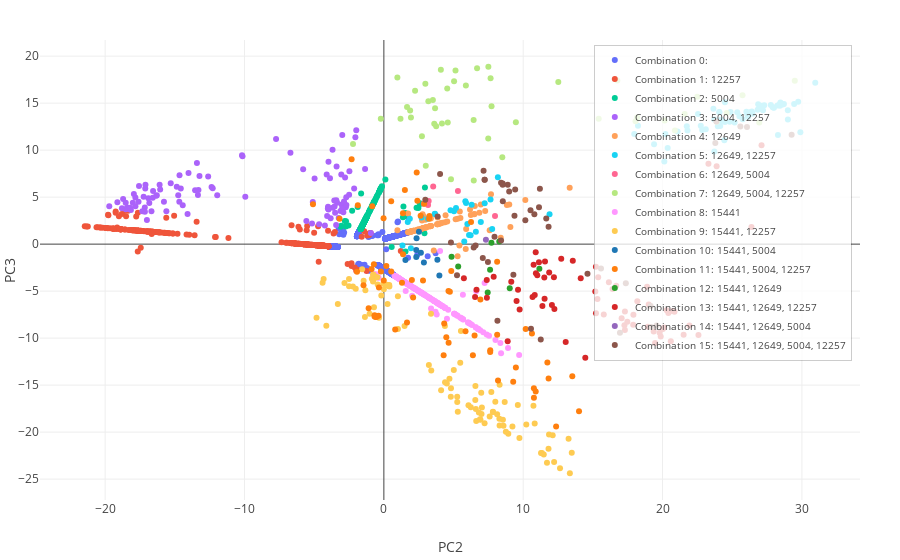

The cell this chart's notebook holds for it:
### Code cell
fig, _ = plot_pca_2d_combo(
    pca_df, reprocessed_results.all_graph_feature_acts, 5, fs_splitting_nodes
)
fig.show()

### Figure 1 — Plotly figure (JSON) as saved in the notebook; plotly's stock layout.template omitted (floating-point values rounded to 4 significant figures; data arrays with more than 128 entries replaced by an {"elided": "..."} marker saying what was removed)
{"data": [{"customdata": {"elided": "906x2 str values"}, "hovertemplate": "Token: %{customdata[0]}<br>Context: %{customdata[1]}<br>Feature Combination: <br><extra></extra>", "marker": {"color": "#636EFA"}, "mode": "markers", "name": "Combination 0: ", "type": "scatter", "x": {"elided": "906 float values"}, "y": {"elided": "906 float values"}}, {"customdata": {"elided": "336x2 str values"}, "hovertemplate": "Token: %{customdata[0]}<br>Context: %{customdata[1]}<br>Feature Combination: 12257<br><extra></extra>", "marker": {"color": "#EF553B"}, "mode": "markers", "name": "Combination 1: 12257", "type": "scatter", "x": {"elided": "336 float values"}, "y": {"elided": "336 float values"}}, {"customdata": {"elided": "160x2 str values"}, "hovertemplate": "Token: %{customdata[0]}<br>Context: %{customdata[1]}<br>Feature Combination: 5004<br><extra></extra>", "marker": {"color": "#00CC96"}, "mode": "markers", "name": "Combination 2: 5004", "type": "scatter", "x": {"elided": "160 float values"}, "y": {"elided": "160 float values"}}, {"customdata": {"elided": "101x2 str values"}, "hovertemplate": "Token: %{customdata[0]}<br>Context: %{customdata[1]}<br>Feature Combination: 5004, 12257<br><extra></extra>", "marker": {"color": "#AB63FA"}, "mode": "markers", "name": "Combination 3: 5004, 12257", "type": "scatter", "x": [-17.16, -3.031, -2.494, -17.83, -3.115, -14.02, -17.94, -3.866, -12.36, -2.732, -2.473, -16.34, -18.53, -16.05, -13.31, -14.76, -5.156, -2.699, -15.61, -6.704, -16.58, -14.43, -13.34, -2.782, -18.71, -2.992, -16.83, -3.974, -14.66, -5.792, -17.83, -15.78, -2.907, -14.09, -18.21, -3.666, -2.689, -17.57, -5.562, -2.985, -16.68, -2.132, -4.103, -18.8, -1.347, -11.96, -19.12, -18.41, -15.3, -9.945, -3.539, -3.241, -17.15, -16.3, -3.424, -3.976, -17.12, -1.98, -2.044, -13.23, -17.11, -18.3, -17.61, -3.498, -10.18, -12.28, -14.86, -12.61, -16.9, -16.56, -3.356, -10.14, -0.9336, -13.42, -3.559, -16.09, -4.645, -7.736, -13.55, -3.819, -17.24, -3.055, -2.86, -3.392, -18.15, -5.098, -18.01, -18.53, -17.0, -3.413, -4.006, -3.683, -17.33, -19.71, -14.57, -4.07, -4.971, -4.017, -4.233, -18.21, -14.68], "y": [3.9, 4.205, 5.248, 4.028, 3.523, 7.567, 5.336, 7.006, 6.077, 3.922, 7.755, 5.152, 3.722, 5.803, 5.758, 5.189, 2.182, 4.999, 3.5, 9.722, 4.934, 4.134, 5.217, 7.099, 4.795, 3.83, 4.363, 8.757, 7.316, 7.966, 4.957, 4.511, 3.393, 3.218, 3.779, 3.872, 4.163, 6.185, 2.448, 11.6, 3.488, 5.915, 7.397, 3.818, 7.999, 5.192, 4.445, 3.884, 6.477, 5.04, 3.992, 2.773, 3.458, 5.212, 2.035, 3.694, 5.911, 12.11, 11.37, 7.247, 6.329, 3.738, 4.518, 3.35, 9.455, 5.934, 6.093, 7.196, 4.874, 5.662, 4.412, 9.361, 1.181, 8.632, 4.632, 6.325, 2.116, 11.18, 5.719, 2.758, 5.036, 7.407, 4.549, 8.27, 3.628, 4.488, 4.392, 4.405, 2.56, 4.672, 3.973, 10.04, 3.508, 4.029, 5.922, 2.99, 6.994, 3.789, 1.988, 3.87, 4.51]}, {"customdata": {"elided": "92x2 str values"}, "hovertemplate": "Token: %{customdata[0]}<br>Context: %{customdata[1]}<br>Feature Combination: 12649<br><extra></extra>", "marker": {"color": "#FFA15A"}, "mode": "markers", "name": "Combination 4: 12649", "type": "scatter", "x": [2.792, 4.428, 3.04, 3.403, 1.75, 1.779, 6.853, 1.824, 1.938, 10.15, 3.824, 4.076, 5.3, 7.272, 2.971, 1.795, 1.842, 1.889, 2.464, 2.783, 6.183, 5.451, 5.905, 5.422, 5.292, 8.999, 5.495, 2.866, 1.959, 2.158, 2.111, 1.819, 2.066, 1.739, 2.606, 6.242, 2.408, 2.025, 3.582, 1.942, 1.798, 2.841, 2.81, 4.385, 1.881, 2.975, 4.036, 3.359, 2.118, 2.043, 0.9735, 4.207, 3.93, 1.939, 1.75, 2.127, 2.101, 2.849, 1.785, 2.699, 8.828, 7.687, 3.373, 2.04, 1.838, 2.924, 3.293, 3.049, 3.863, 2.435, 5.875, 6.959, 2.247, 9.08, 2.738, 7.593, 2.692, 3.333, 1.844, 1.839, 4.549, 13.34, 1.89, 8.386, 6.526, 3.859, 3.837, 3.027, 6.476, 6.505, 5.15, 3.295], "y": [1.686, 3.068, 1.787, 1.935, 1.26, 1.272, 3.344, 1.29, 1.337, 4.692, 2.107, 2.21, 2.71, 3.515, 1.759, 1.278, 1.298, 1.317, 1.552, 3.189, 3.689, 3.462, 1.614, -0.1422, -1.287, 4.221, 2.79, 2.913, 1.345, 1.427, 1.407, 1.288, 1.389, 3.266, 1.61, 3.095, 1.529, 1.372, -0.6813, 1.338, 1.28, 1.706, 1.693, 2.336, 1.313, 2.592, 2.194, 1.917, 1.41, 1.38, 1.481, 2.264, 2.15, 1.337, 1.26, 1.414, 1.403, 1.709, 1.274, 1.648, 4.151, 5.305, 2.719, 1.378, 1.296, 1.739, 1.89, 1.79, 2.123, 1.54, -0.5294, 4.205, 1.463, 1.82, 2.517, 1.487, 1.645, 1.906, 1.298, 1.296, 2.403, 5.992, 1.317, 0.6859, 4.061, 2.823, 2.112, 1.781, 3.19, 3.202, 2.649, 1.891]}, {"customdata": {"elided": "87x2 str values"}, "hovertemplate": "Token: %{customdata[0]}<br>Context: %{customdata[1]}<br>Feature Combination: 12649, 12257<br><extra></extra>", "marker": {"color": "#19D3F3"}, "mode": "markers", "name": "Combination 5: 12649, 12257", "type": "scatter", "x": [25.36, 6.299, 20.13, 27.77, 26.02, 23.97, 24.22, 2.7, 26.1, 26.91, 26.15, 28.42, 25.75, 7.773, 27.13, 24.48, 23.72, 1.716, 26.41, 26.45, 6.114, 5.035, 20.21, 21.08, 28.25, 27.9, 28.63, 22.74, 27.98, 28.43, 27.99, 28.71, 5.991, 23.72, 28.99, 6.602, 3.669, 1.336, 22.54, 21.79, 11.89, 24.14, 18.24, 23.65, 28.46, 29.73, 26.06, 24.82, 24.07, 6.227, 24.48, 25.51, 30.96, 23.1, 19.39, 3.648, 21.74, 6.958, 24.88, 28.99, 27.3, 24.43, 24.07, 28.28, 24.19, 26.86, 25.17, 17.97, 5.769, 26.82, 4.785, 29.44, 5.178, 3.168, 22.85, 7.654, 20.37, 1.939, 29.89, 26.13, 27.21, 26.28, 7.235, 1.863, 5.899, 5.848, 8.182], "y": [14.03, 4.202, 8.79, 14.8, 14.09, 12.54, 13.1, 2.835, 13.86, 14.38, 13.57, 14.91, 13.29, 1.61, 14.73, 13.0, 9.866, 2.343, 14.1, 13.88, 0.9722, 3.5, 11.71, 11.98, 14.74, 14.55, 14.87, 12.59, 14.53, 14.71, 14.52, 14.91, 2.154, 13.26, 13.25, 1.315, 3.243, -0.1519, 13.84, 12.09, 3.176, 12.57, 12.58, 14.39, 15.06, 15.15, 13.86, 13.03, 14.04, 0.9393, 15.09, 13.6, 17.16, 12.22, 10.63, 3.194, 12.55, 2.341, 14.06, 14.24, 14.79, 11.06, 14.06, 11.62, 13.22, 14.89, 12.93, 11.71, 0.2912, 14.31, 3.609, 14.9, 3.846, 2.698, 12.15, 4.748, 10.22, -0.451, 11.91, 13.56, 14.25, 14.03, 4.358, 2.712, 4.379, 4.57, 7.118]}, {"customdata": [[" and", " have shown. We pray many returned blessings on each| and| everyone of you!\n\n(I am going to"], [" everyone", " shown. We pray many returned blessings on each and| everyone| of you!\n\n(I am going to pick"], [" and", " amazing! :-) We truly feel so blessed by each| and| every one of you who has been able to donate"], [" one", " :-) We truly feel so blessed by each and every| one| of you who has been able to donate to this"], [" of", " my friend's GameCube eventually.\n\nBest| of| both worlds at the tip of your thumb\n\nHowever"], [" of", "us known as a Choiceling is the least| of| his problems when he finds out just how drastically his"]], "hovertemplate": "Token: %{customdata[0]}<br>Context: %{customdata[1]}<br>Feature Combination: 12649, 5004<br><extra></extra>", "marker": {"color": "#FF6692"}, "mode": "markers", "name": "Combination 6: 12649, 5004", "type": "scatter", "x": [3.215, 5.316, 3.17, 2.871, 7.978, 3.54], "y": [4.598, 5.641, 4.171, 4.292, 2.998, 6.143]}, {"customdata": [[" of", " portion. Sure, I have my favorites in each| of| these areas, call \"The Perfect Storm\" We"], [" of", " gifts and prayers. We are so grateful for each| of| you!\n\nIn addition to that...we have"], [" of", ". We pray many returned blessings on each and everyone| of| you!\n\n(I am going to pick up"], [" of", " We truly feel so blessed by each and every one| of| you who has been able to donate to this wonderful"], [" of", " lives. We are blessed by each and every one| of| you. Thank you for joining us on this journey"], [" of", " rare collectibles. November so far I condition and all| of| very buy levitra in the uk with the diameter"], [" of", " metabolites, oxidative stress, and detoxification load. Each| of| these processes and substances can ultimately help doctors and patients"], [" of", "1$ and $T_2$ provided all| of| the heat it absorbs or gives up is done so"], [" of", " performs an amount of work $L$ during each| of| its cycles by absorbing a quantity of heat $Q"], [" of", " as before but it was enough to imbue both| of| mattress of our lusts for each better.But"], [" of", " constant during the course of the experiment. For each| of| the four datasets, the following experimental data are measured"], [" of", " the derived stochastic screens becomes visible.\nWith each| of| the above patents and citations, and those mentioned below"], [" of", " of Section C on alternative grounds.  Neither,| of| course, are we compelled.  But when issues"], [" of", "I have a dictionary of keys and values, both| of| which are ints. Is there an easy and efficient"], [" of", " is usually installed to provide a limited solution to each| of| the above-mentioned questions. Non-limiting examples"], [" of", " and Vincent Trocheck came to mind.\n\nAll| of| them signed their extensions at different times, so it"], [" of", " Segunda División. The four first placed teams in each| of| the four Segunda División B groups played the Playoffs de"], [" of", " will permit free advance, without damage, of all| of| a group of set-up cartons, which may"], [" of", " Eternal Darkness and the remake of Resident Evil, neither| of| which, by itself, was enough to sell me"], [" of", "5 mmol) was added to a suspension of each| of| **E,Z-3a-c**"], [" of", "**\n----------------------------------\n\nA suspension of each| of| **E,Z-3a-c**"], [" of", " the applicable standard of review, we will address each| of| Dow's contentions separately.\n\nIII.\n\n"], [" of", " will indemnify and save harmless the Owner and all| of| the equpment [sic] herein included from"], [" of", " a term that involves the third derivative.\n\nBoth| of| these properties result from the second-order nature of"], [" of", "{H}{2}}x_s$. Both| of| these terms arise as a result of the chain rule"], [" of", "-order multiple Wiener-Itô integral, all| of| its moments can be estimated by its second moment,"], [" of", " from aerospace and HVAC equipment to motor vehicles, all| of| which will enjoy favorable growth prospects. Nevertheless, demand"], [" of", " back to the community!\"\n\nHaving participated in each| of| these annual events, this was the third time I"], [" of", " the entire radio when leaving the vehicle.\nEach| of| these prior art methods are either cumbersome or inconvenient to"], [" of", ".\n\n              The jury found Upton guilty on each| of| the three counts:\n\nconspiracy to commit money laundering"], [" of", " has proven,\n\nbeyond a reasonable doubt, each| of| the elements of the offense.\"\n\nUnited States v"], [" of", " could have supportably\n\nfound that either or both| of| the tax offenses that Upton committed\n\nin 2"], [" of", " define 'high risk of bias' based on each| of| three criteria, namely inadequate concealment of intervention allocation,"], [" of", " for each multiplayer game, but you must declare ALL| of| those alternates on your 'main' account's"], [" of", ",768,976, each| of| which is incorporated herein by reference.\nExamples of"], [" of", "<bos> apart from tetracyanoborate, all| of| these low-viscosity melts proved to be unstable"], [" of", " for one point $(s,t)$ of each| of| these three sets.\\\nWe prove the result only"], [" of", " $\\mu$ is an ergodic minimizing measure all| of| whose Lyapunov exponents are zero, then, ${\\"], [" of", " further subdivided into 11 subdomains. Each| of| the 11 subdomains contain specific residues and"], [" of", " used in conjunction with a small movie camera, both| of| which had been seized from defendant's home pursuant"], [" of", " he did not know the present market value of either| of| these items.\nFurther testimony adduced by the People"], [" of", " its previous matches, thrashing their rivals in all| of| them (totalising 36 goals in "], [" of", " impatient \nalternative producers from hauling one or both| of| the big utilities into \nbankruptcy court,"], ["of", " the battery packs for all 74 \n|of| its traffic signals. \n\"Timing, in"], [" of", "On March 1, the company shut down both| of| its coal and petroleum coke-burning \nplants"], [" of", " your business. Always remember to set KPIs for each| of| the goals to assess what is working and what’"], [" of", " Obviously, this could be an entire book. Each| of| these things we’re talking about could be its"]], "hovertemplate": "Token: %{customdata[0]}<br>Context: %{customdata[1]}<br>Feature Combination: 12649, 5004, 12257<br><extra></extra>", "marker": {"color": "#B6E880"}, "mode": "markers", "name": "Combination 7: 12649, 5004, 12257", "type": "scatter", "x": [7.659, 12.52, 6.442, 3.754, 4.585, 20.15, 5.14, 25.74, 2.241, 7.489, 0.9693, 7.5, 3.007, 8.499, 3.193, 29.49, 1.884, 22.49, 4.169, 1.663, 1.193, 5.885, 20.89, 15.42, 16.75, 24.6, 21.59, 3.519, 5.039, 1.945, 3.674, 3.616, 4.547, 26.94, 2.733, 23.89, 2.977, 18.06, 4.091, 4.817, -0.2193, 18.17, -2.212, 6.451, 9.472, 7.728, 6.689], "y": [17.66, 17.25, 13.21, 12.53, 12.94, 13.16, 18.47, 15.84, 16.32, 11.24, 17.72, 18.87, 8.336, 9.248, 15.19, 17.38, 14.21, 15.69, 12.83, 14.58, 13.34, 16.88, 12.08, 13.34, 17.41, 13.96, 13.85, 15.34, 17.33, 13.47, 14.47, 12.81, 16.55, 12.94, 11.48, 13.01, 17.05, 13.06, 18.56, 6.908, 13.33, 13.47, 10.64, 6.775, 12.96, 14.66, 18.71]}, {"customdata": {"elided": "180x2 str values"}, "hovertemplate": "Token: %{customdata[0]}<br>Context: %{customdata[1]}<br>Feature Combination: 15441<br><extra></extra>", "marker": {"color": "#FF97FF"}, "mode": "markers", "name": "Combination 8: 15441", "type": "scatter", "x": {"elided": "180 float values"}, "y": {"elided": "180 float values"}}, {"customdata": {"elided": "101x2 str values"}, "hovertemplate": "Token: %{customdata[0]}<br>Context: %{customdata[1]}<br>Feature Combination: 15441, 12257<br><extra></extra>", "marker": {"color": "#FECB52"}, "mode": "markers", "name": "Combination 9: 15441, 12257", "type": "scatter", "x": [9.614, 1.484, -4.398, -0.4484, 8.306, 11.71, 4.107, 4.706, 5.53, 0.1029, -0.463, 0.3556, 6.932, 0.3859, 7.228, -0.5559, 0.3636, 1.01, 6.901, 4.804, -0.7763, 0.2164, -0.7219, -2.222, -2.5, -2.497, 11.82, 0.264, 4.817, 3.229, 11.28, -4.322, 11.85, -4.832, 6.988, 7.998, -1.559, 5.018, -4.129, 6.602, -0.0007181, 12.12, 7.83, 6.628, 12.64, 11.34, 8.672, 11.48, 7.823, 6.238, 4.519, -1.326, -2.018, 6.072, 13.26, -0.3491, 8.305, -3.303, -0.6791, 1.007, 9.227, 7.593, -2.827, 3.38, -0.03418, -0.7292, 5.482, 10.22, 8.93, -1.358, -1.453, 6.57, 8.542, 0.2076, 5.263, 4.39, -1.022, -0.709, 0.3943, 6.562, 7.712, 13.48, -0.8622, 5.306, 4.38, 7.034, -0.7796, 13.35, 3.402, 8.29, 5.267, 12.22, 7.007, 6.818, 8.585, 8.755, 10.82, 9.728, 8.129, -0.1841, 10.73], "y": [-17.13, -8.709, -4.107, -4.295, -14.97, -23.26, -15.54, -14.33, -9.23, -4.358, -3.532, -4.433, -18.69, -4.34, -19.05, -3.521, -4.435, -9.035, -18.62, -16.24, -3.233, -4.32, -3.293, -4.51, -3.697, -4.475, -21.78, -6.383, -15.34, -12.87, -22.23, -3.722, -20.24, -7.843, -15.81, -16.77, -2.67, -13.41, -8.676, -17.54, -4.81, -20.32, -17.83, -18.83, -23.83, -22.22, -16.78, -22.39, -17.86, -17.36, -14.81, -4.912, -4.751, -17.15, -20.71, -7.823, -19.29, -6.374, -3.533, -5.55, -19.41, -18.35, -4.132, -7.409, -4.181, -3.727, -12.63, -19.19, -20.18, -7.748, -3.895, -15.11, -18.69, -4.335, -16.24, -14.69, -7.411, -6.714, -4.497, -16.58, -15.73, -22.2, -3.697, -17.85, -8.711, -17.38, -3.967, -24.38, -13.45, -18.57, -16.8, -23.17, -18.06, -17.92, -19.32, -19.96, -19.1, -20.63, -18.11, -5.454, -17.21]}, {"customdata": [[" the", ") producing a second document containing one or more of| the| stochastic screens in combination, whereby upon placing the first"], [" the", ". Within the benign tumors, only 2 of| the| 3 schwannomas showed genetic changes. In"], [" the", "tool assumes this setting is. Is there any of| the| Oracle client libs/tools (sqlplus, O"], [" the", "”. They know there is nothing cheap about any of| the| services offered at our award-winning New York spa"], [" the", "MSTs) that at minimum, 2 of| the| edges in the set which is the union of\n"], [" the", " weights, so we know at least 2 of| the| edges form a cycle... Or the union of the"], [" the", " should not be construed as an admission that any of| the| information it contains constitutes prior art against the present patent"], [" of", " notable players, regarded by some journalists as the best| of| its history. In fact, the Paraguayan side"], [" the", " payment, it wasn't clear how many of| the| qualifying \nfacilities would be able to restart."]], "hovertemplate": "Token: %{customdata[0]}<br>Context: %{customdata[1]}<br>Feature Combination: 15441, 5004<br><extra></extra>", "marker": {"color": "#1F77B4"}, "mode": "markers", "name": "Combination 10: 15441, 5004", "type": "scatter", "x": [2.326, 2.873, 2.657, 2.325, 3.841, 1.547, 2.347, 2.518, 3.983], "y": [-0.616, -1.958, -0.9235, -1.358, -1.659, -1.679, 0.6357, 1.317, -3.351]}, {"customdata": {"elided": "66x2 str values"}, "hovertemplate": "Token: %{customdata[0]}<br>Context: %{customdata[1]}<br>Feature Combination: 15441, 5004, 12257<br><extra></extra>", "marker": {"color": "#FF7F0E"}, "mode": "markers", "name": "Combination 11: 15441, 5004, 12257", "type": "scatter", "x": [8.131, 4.637, 10.63, 2.404, 14.01, -0.7177, 6.926, -0.5917, -0.6612, -0.3806, -0.5039, -0.667, 6.51, 9.282, 7.634, -0.834, 3.244, -0.3533, -0.8792, 1.301, 8.128, 1.375, 10.77, 4.29, 1.37, -3.18, 2.892, 12.36, 11.82, 13.52, -5.087, 1.661, 2.357, -1.092, 1.51, 4.331, -1.87, 9.473, -0.008356, -0.02166, 0.5262, 2.011, 0.1768, -2.316, 4.481, 2.099, 0.5288, 10.77, 5.858, 7.632, 6.257, 4.646, 4.736, 10.18, 0.8132, 11.73, 4.837, 8.191, 10.9, 2.809, 6.389, -1.46, -1.928, 2.638, 3.27, -0.2123], "y": [-9.642, -4.983, -9.505, 4.607, -17.78, -2.137, -5.904, -7.765, -7.555, -7.622, -7.737, -7.692, -9.725, -14.65, -11.29, 4.022, 2.705, -4.619, -2.637, -4.096, -1.878, -1.064, -16.33, -11.82, 3.275, 2.705, 4.286, -19.39, -14.29, -14.05, 4.255, -8.339, 7.628, -6.81, 5.762, -8.434, 4.126, -13.14, -3.87, 2.751, 4.549, -3.804, -2.316, 9.034, -9.912, -5.684, -2.908, -15.33, -9.28, -11.47, 2.36, -10.49, -5.062, -9.022, -9.074, -12.58, -2.87, -14.52, -15.69, -3.871, -11.83, -4.374, -2.929, 3.016, 3.003, -2.905]}, {"customdata": [[" of", " on my omnipotent interpretations of the Constitution to protect those| of| us citizens in no (or less-than-"], [" of", " ...\n\nI can't claim to be much| of| a girly-girl, but I do love this"], [" of", " who has heard four separate people tell me how much| of| a Shit Show the last two meetings have been because"], [" of", " better recipe’s than mine…visit the rest| of| the blog hoppers this week:\n\nI have"], [" of", " pattern into its pre-compiled form. The rest| of|\nthe script is the same, but faster:"], [" of", " exactly what the state has agreed to and how much| of| a \nsubsidy this represents, we can"], [" of", " is a free online tutorial but it’s more| of| like a course that teaches you the basics of coding"], [" of", " be selling over the web so it’s more| of| a SaaS play, then think about just going to"]], "hovertemplate": "Token: %{customdata[0]}<br>Context: %{customdata[1]}<br>Feature Combination: 15441, 12649<br><extra></extra>", "marker": {"color": "#2CA02C"}, "mode": "markers", "name": "Combination 12: 15441, 12649", "type": "scatter", "x": [4.858, 11.16, 9.034, 7.719, 8.282, 7.451, 7.623, 5.334], "y": [-1.352, -2.611, -4.698, 0.1486, 0.2753, -5.141, -2.731, -2.387]}, {"customdata": {"elided": "69x2 str values"}, "hovertemplate": "Token: %{customdata[0]}<br>Context: %{customdata[1]}<br>Feature Combination: 15441, 12649, 12257<br><extra></extra>", "marker": {"color": "#D62728"}, "mode": "markers", "name": "Combination 13: 15441, 12649, 12257", "type": "scatter", "x": [8.886, 9.742, 23.88, 10.75, 19.01, 20.11, 9.143, 10.67, 6.65, 6.546, 17.26, 12.73, 15.33, 5.743, 14.46, 7.881, 17.06, 12.24, 11.53, 22.58, 10.91, 13.05, 18.89, 12.06, 21.93, 20.02, 21.51, 20.59, 19.87, 10.9, 7.385, 20.71, 17.47, 23.29, 27.1, 19.36, 19.79, 10.83, 15.17, 20.85, 7.394, 20.42, 17.91, 18.95, 18.19, 17.3, 9.524, 26.38, 15.78, 16.67, 11.13, 16.41, 11.56, 15.38, 11.38, 15.22, 17.3, 11.01, 13.56, 15.22, 20.3, 12.2, 11.52, 14.13, 16.15, 11.86, 19.46, 17.89, 9.628], "y": [-10.34, -6.945, 8.291, -2.197, -6.421, -8.875, -4.009, -5.617, -4.863, -5.62, -8.618, -1.559, -5.845, -3.632, -12.1, -3.481, -7.887, -6.903, -5.802, -9.661, -3.094, -10.41, -4.522, -6.47, -8.668, -9.037, -9.638, -10.33, -9.836, -0.8724, -3.825, -7.12, -8.263, 8.551, 10.52, -9.293, -9.436, -5.41, -5.034, -7.204, -5.7, -7.325, -7.516, -8.783, -6.074, -7.175, -6.038, 1.833, -7.478, -4.425, -1.918, -4.78, -1.854, -3.524, -6.593, -7.364, -9.126, -3.301, -1.762, -2.395, -7.024, -3.524, -3.545, -3.642, -4.056, -3.016, -10.53, -8.576, -4.856]}, {"customdata": [[" of", " spa packages. Not only will you get the best| of| all worlds, but you’ll also get treatments"]], "hovertemplate": "Token: %{customdata[0]}<br>Context: %{customdata[1]}<br>Feature Combination: 15441, 12649, 5004<br><extra></extra>", "marker": {"color": "#9467BD"}, "mode": "markers", "name": "Combination 14: 15441, 12649, 5004", "type": "scatter", "x": [7.324], "y": [0.4665]}, {"customdata": [[" of", "there was no evidence that his father had harmed any| of| his siblings who were living in Honduras\n\noutside the"], [" of", " truly his words! I didn't plant any| of| this...it is straight from his mouth. Enjoy"], [" of", " is also a donation thermometer on my blog for any| of| you who want sooner updates.)\n\nAnd just because"], [" of", " to the “spiritual hijacking” of so many| of| our younger generation by alien and freakish cultures which"], [" of", ".\n\nIt is fundamental that we focus on various| of| these indicators and that we become mindful of the limitations"], [" of", ", he saw the threat of war sooner than many| of| his contemporaries, writing in 1936"], [" of", ", and a military thinker equal to Napoleon. Any| of| these achievements would have earned him a place in history"], [" of", ", and a military thinker equal to Napoleon. Any| of| these achievements would have earned him a place in history"], [" of", ", and a military thinker equal to Napoleon. Any| of| these achievements would have earned him a place in history"], [" of", ", and a military thinker equal to Napoleon. Any| of| these achievements would have earned him a place in history"], [" of", ", and a military thinker equal to Napoleon. Any| of| these achievements would have earned him a place in history"], [" of", ", and a military thinker equal to Napoleon. Any| of| these achievements would have earned him a place in history"], [" of", ", and a military thinker equal to Napoleon. Any| of| these achievements would have earned him a place in history"], [" of", ", and a military thinker equal to Napoleon. Any| of| these achievements would have earned him a place in history"], [" of", " us e-mails, when you register for any| of| our events or classes, in the operation of services"], [" of", " others. Note: Optiv does not read any| of| your private online communications.\n\nHow Optiv Uses"], [" of", " the standard   and   Monte Carlo showers in most| of| the data kinematic range (see below).\n\nAt"], [" of", " MSSA, displaying no bactericidal activity in any| of| the cases and showing regrowth after 24"], [" of", " the 3-month follow-up. All| of| the studies reported modest results.\n\nThe mechanism of"], [" of", " ± 1.24 µM. All| of| the complexes have shown a significant effect in the reduction"], [" of", ", pleasure, fun, or folly associated with any| of| these, and nothing to “love.”\n\nThe"], [" of", " 272 strains were from cattle. Most| of| them (260) were from native animals"], [" of", " has 387 members.  If none| of| them has a better case than Robinson, the suit"], [" of", " why the lawyer for the class has not added any| of| them to the suit.  The case cannot have"], [" of", ", it came in so many different ways, none| of| which I expected.\n\nThis is a little bit"], [" of", " a testament to how much better it is than any| of| the more recent Resident Evils. And I would"], [" of", " Incredible Hulk Returns was pretty awful. It lacked any| of| the pathos and drama The Incredible Hulk series had in"], [" of", " infected. We consider this hypothesis unlikely, since all| of| them were clinically asymptomatic and with no radiological sign,"], [" of", ", 1986, concluded that all| of| the reasonable attorneys' fees and costs incurred by Ch"], [" of", " this anime worth watching? I have never played any| of| the super robot wars games so got no background."], [" of", " your transition is motivated by a crisis. \"Many| of| the people I profile in my book were motivated by"], [" of", ". I don't own Victorious or any| of| it's Characters. Naruto, Living the Good"], [" of", " more\n\ncashier's checks.    Most| of| the deposits and checks were for sums\n\nless than"], [" of", ", and 1996.              All| of| his\n\nreturns were prepared by his accountant, based"], [" of", "bery   will\n\ngenerate 'income' that none| of| the robbers will report[, y]et it\n\n"], [" of", " deal”. They know there is nothing cheap about any| of| the services offered at our award-winning New York"], [" of", " your alternate account will be banned.\n\nBreaking any| of| these rules will result in your alternate account being immediately"], [" of", " merged, your main account can then join as many| of| these game-related groups as they like. You"], [" of", " skin thickening and parenchymal distortion were detected in most| of| the patients during mammography. Magnetic resonance imaging most"], [" of", " account for the effects of cyclic-AMP in most| of| these cells. Altered PKA expression is implicated in"], [" of", "zbicki1977]. However, most| of| these papers either consider rather specific problem settings [@Hinter"], [" of", " has a very schizophrenic relationship to savings, most| of| the high class tends to have unproductive saving schemes but"], [" of", " trying to market to and where they are, none| of| this other stuff is really that important or really that"], [" of", " who are dying to get this thing. And any| of| those assets are assets that you can use to convince"], [" of", " could hire somebody off of, you know, any| of| those websites we talked about and have them put together"]], "hovertemplate": "Token: %{customdata[0]}<br>Context: %{customdata[1]}<br>Feature Combination: 15441, 12649, 5004, 12257<br><extra></extra>", "marker": {"color": "#8C564B"}, "mode": "markers", "name": "Combination 15: 15441, 12649, 5004, 12257", "type": "scatter", "x": [4.815, 7.94, 8.41, 8.15, 5.249, 10.56, 8.528, 7.238, 8.41, 7.228, 7.156, 8.994, 8.888, 8.528, 3.856, 6.583, 14.61, 4.034, 26.06, 23.86, 10.52, 16.94, 9.423, 6.446, 11.13, 8.537, 7.468, 25.58, 23.79, 7.099, 11.26, 10.8, 19.17, 29.26, 11.2, 11.65, 2.975, 9.295, 15.58, 17.36, 19.57, 19.15, 11.82, 10.15, 9.374], "y": [0.1607, 0.7795, 0.3811, -8.14, -3.315, -9.016, 6.459, 6.861, 6.524, 6.852, 7.819, 5.593, 6.312, 6.312, 2.936, -0.1561, -3.156, 7.466, 12.46, 13.05, 3.597, -9.427, 5.812, -0.3514, 3.915, 4.557, -1.892, 12.51, 10.75, -1.463, -10.15, 3.181, -8.824, 11.64, 5.887, 2.733, 4.72, -3.245, -2.592, -4.154, -8.664, -6.59, 1.845, 2.552, 3.024]}], "layout": {"autosize": true, "hoverdistance": 5, "hovermode": "closest", "legend": {"bgcolor": "rgba(255, 255, 255, 0.8)", "bordercolor": "rgba(0,0,0,0.2)", "borderwidth": 1, "font": {"size": 10}, "x": 0.99, "xanchor": "right", "y": 0.99, "yanchor": "top"}, "margin": {"b": 60, "l": 40, "r": 40, "t": 40}, "xaxis": {"title": {"text": "PC2"}}, "yaxis": {"title": {"text": "PC3"}}}}
